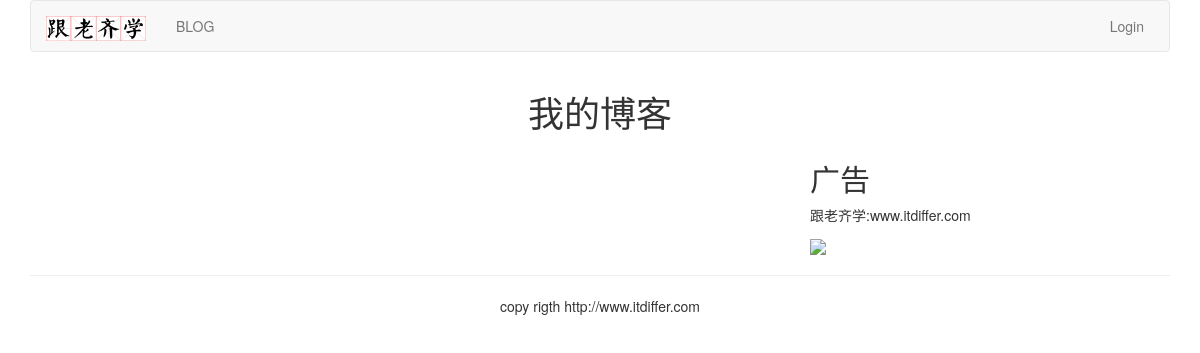
Page /blog/ on the earlier database version.
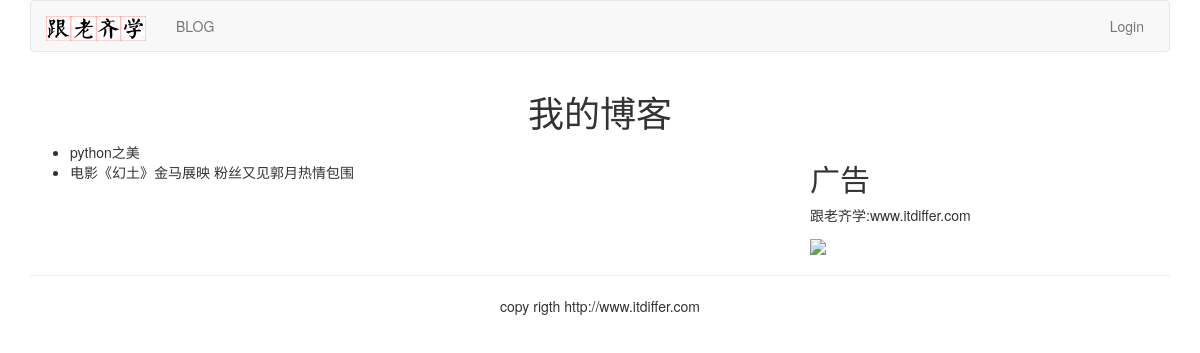
Same page on the later database version.
### myblog/models.py (models this page shows, shortened)
class BlogArticles(models.Model):
    title = models.CharField(max_length=300, verbose_name='标题')
    author = models.ForeignKey(User, related_name='blog_posts', on_delete=models.CASCADE, verbose_name='发布人')
    body = models.TextField(verbose_name='正文')
    publish = models.DateTimeField(default=timezone.now, verbose_name='发布时间')
    class Meta:
        ordering = ('-publish',)

### myblog/views.py (the view)
# urls.py: path('', views.blog_title, name='blog_title'),
def blog_title(request):
    blogs = BlogArticles.objects.all()
    return render(request, 'myblog/titles.html', locals())

### templates/myblog/titles.html (shortened to what this page needs)
{% extends 'base.html' %}
{% block content %}
    <div class="row text-center vertical-middle-sm">
        <h1>我的博客</h1>
    </div>
    <div class="row">
        <div class="col-xs-12 col-md-8">
            <ul>
                {% for blog in blogs %}
                    <li>{{ blog.title }}</li>
                {% endfor %}
            </ul>
        </div>
        <div class="col-xs-6 col-md-4">
            <h2>广告</h2>
            <p>跟老齐学:www.itdiffer.com</p>
            <img width="200px"
                 src="https://raw.githubusercontent.com/qiwsir/DjangoPracticeProject/master/python-book2.png">
        </div>
    </div>
{% endblock %}

### templates/base.html (shortened to what this page needs)
{% load staticfiles %}
<!DOCTYPE html>
<html lang="zh-cn">
<head>
    <link rel="stylesheet" href="{% static 'css/bootstrap.css' %}">
</head>
{% include 'header.html' %}
<body>
    <div class="container">
        {% block content %}
        {% endblock %}
    </div>
    {% include 'footer.html' %}
</body>
</html>

### templates/header.html (shortened to what this page needs)
{% load staticfiles %}
<div class="container">
    <div class="navbar navbar-default" role="navigation">
        <div class="navbar-header">
            <a class="navbar-brand" href="http://www.itdiffer.com"><img width="100px"
                                                                        src="{% static 'images/logo.png' %}"></a>
        </div>
        <div>
            <ul class="nav navbar-nav" role="navigation">
                <li><a href="{% url 'myblog:blog_title' %}">BLOG</a></li>
            </ul>
            <ul class="nav navbar-nav navbar-right" style="margin-right: 10px">
                {% if user.is_authenticated %}
                    <li>
                        <div class="dropdown" style="margin-top: 8px">
                            <button class="btn btn-default dropdown-toggle" type="button" id="dropdownMenu" data-toggle="dropdown">
                                {{ user.username }}<span class="caret"></span>
                            </button>
                            <ul class="dropdown-menu">
                                <li><a href="{% url 'account:password_change' %}">修改密码</a></li>
                                <li><a href="{% url 'account:my_informaiton' %}">个人信息</a></li>
                                <li><a href="{% url 'article:article_column' %}">后台管理</a></li>
                            </ul>
                        </div>
                    </li>
                    <li><a href="{% url 'account:user_logout' %}">Logout</a></li>
                {% else %}
                    <li><a href="{% url 'account:user_login' %}">Login</a></li>
                {% endif %}
            </ul>
        </div>
    </div>
</div>

### templates/footer.html
<div class="container">
    <hr>
    <p class="text-center">copy rigth http://www.itdiffer.com</p>
</div>

Differences in the rows shown:
added BlogArticles: title "python之美"
added BlogArticles: title "电影《幻土》金马展映 粉丝又见郭月热情包围"
